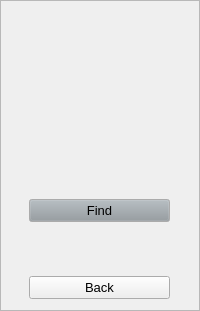
       <widget class="QFrame" name="frame_2">
        <property name="frameShape">
         <enum>QFrame::StyledPanel</enum>
        </property>
        <property name="frameShadow">
         <enum>QFrame::Raised</enum>
        </property>
        <layout class="QGridLayout" name="gridLayout_4">
         <item row="2" column="0">
          <spacer name="verticalSpacer">
           <property name="orientation">
            <enum>Qt::Vertical</enum>
           </property>
           <property name="sizeHint" stdset="0">
            <size>
             <width>68</width>
             <height>48</height>
            </size>
           </property>
          </spacer>
         </item>
         <item row="3" column="0">
          <widget class="QPushButton" name="PB_back">
           <property name="font">
            <font>
             <pointsize>10</pointsize>
            </font>
           </property>
           <property name="text">
            <string>Back</string>
           </property>
          </widget>
         </item>
         <item row="1" column="0">
          <widget class="QPushButton" name="PB_find">
           <property name="palette">
            <palette>
             <active>
              <colorrole role="Button">
               <brush brushstyle="SolidPattern">
                <color alpha="255">
                 <red>144</red>
                 <green>152</green>
                 <blue>157</blue>
                </color>
               </brush>
              </colorrole>
             </active>
             <inactive>
              <colorrole role="Button">
               <brush brushstyle="SolidPattern">
                <color alpha="255">
                 <red>144</red>
                 <green>152</green>
                 <blue>157</blue>
                </color>
               </brush>
              </colorrole>
             </inactive>
             <disabled>
              <colorrole role="Button">
               <brush brushstyle="SolidPattern">
                <color alpha="255">
                 <red>144</red>
                 <green>152</green>
                 <blue>157</blue>
                </color>
               </brush>
              </colorrole>
             </disabled>
            </palette>
           </property>
           <property name="font">
            <font>
             <pointsize>10</pointsize>
            </font>
           </property>
           <property name="styleSheet">
            <string notr="true"/>
           </property>
           <property name="text">
            <string>Find</string>
           </property>
          </widget>
         </item>
         <item row="0" column="0">
          <widget class="QLabel" name="label_crest">
           <property name="minimumSize">
            <size>
             <width>141</width>
             <height>181</height>
            </size>
           </property>
           <property name="maximumSize">
            <size>
             <width>141</width>
             <height>181</height>
            </size>
           </property>
           <property name="text">
            <string/>
           </property>
           <property name="pixmap">
            <pixmap resource="resource.qrc">:/img/img/crest.png</pixmap>
           </property>
           <property name="scaledContents">
            <bool>true</bool>
           </property>
          </widget>
         </item>
        </layout>
       </widget>
